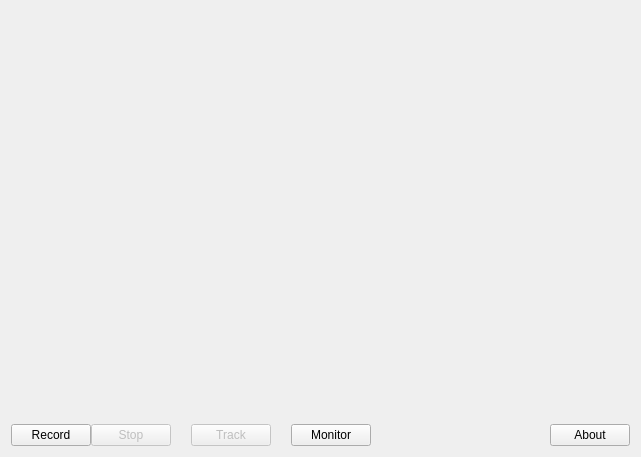
<?xml version="1.0" encoding="UTF-8"?>
<ui version="4.0">
 <class>MainWindow</class>
 <widget class="QMainWindow" name="MainWindow">
  <property name="geometry">
   <rect>
    <x>0</x>
    <y>0</y>
    <width>641</width>
    <height>457</height>
   </rect>
  </property>
  <property name="windowTitle">
   <string notr="true">&lt;&gt;&lt; Recorder (Lite)</string>
  </property>
  <property name="windowIcon">
   <iconset resource="recorder.qrc">
    <normaloff>:/img/img/fishy.svg</normaloff>:/img/img/fishy.svg</iconset>
  </property>
  <widget class="QWidget" name="centralWidget">
   <layout class="QVBoxLayout" name="verticalLayout">
    <item>
     <widget class="Recording::StatusView" name="statusView" native="true">
      <property name="autoFillBackground">
       <bool>true</bool>
      </property>
     </widget>
    </item>
    <item>
     <widget class="Recording::ErrorWidget" name="errorWidget" native="true">
      <property name="autoFillBackground">
       <bool>true</bool>
      </property>
     </widget>
    </item>
    <item>
     <widget class="Recording::ConfiguratorPane" name="configPane" native="true">
      <property name="autoFillBackground">
       <bool>true</bool>
      </property>
     </widget>
    </item>
    <item>
     <widget class="Recording::LastFilePane" name="lastFilePane" native="true">
      <property name="autoFillBackground">
       <bool>true</bool>
      </property>
     </widget>
    </item>
    <item>
     <spacer name="verticalSpacer">
      <property name="orientation">
       <enum>Qt::Vertical</enum>
      </property>
      <property name="sizeHint" stdset="0">
       <size>
        <width>20</width>
        <height>40</height>
       </size>
      </property>
     </spacer>
    </item>
    <item>
     <layout class="QGridLayout" name="gridLayout">
      <property name="spacing">
       <number>0</number>
      </property>
      <item row="0" column="5">
       <widget class="QPushButton" name="bEnableMonitor">
        <property name="sizePolicy">
         <sizepolicy hsizetype="Preferred" vsizetype="Fixed">
          <horstretch>0</horstretch>
          <verstretch>0</verstretch>
         </sizepolicy>
        </property>
        <property name="text">
         <string>Monitor</string>
        </property>
        <property name="icon">
         <iconset theme="audio-headphones" resource="recorder.qrc">
          <normaloff>:/img/img/audio-headphones.svg</normaloff>:/img/img/audio-headphones.svg</iconset>
        </property>
        <property name="checkable">
         <bool>true</bool>
        </property>
       </widget>
      </item>
      <item row="0" column="6">
       <spacer name="horizontalSpacer_2">
        <property name="orientation">
         <enum>Qt::Horizontal</enum>
        </property>
        <property name="sizeHint" stdset="0">
         <size>
          <width>40</width>
          <height>20</height>
         </size>
        </property>
       </spacer>
      </item>
      <item row="0" column="1">
       <widget class="QPushButton" name="bStop">
        <property name="enabled">
         <bool>false</bool>
        </property>
        <property name="text">
         <string>Stop</string>
        </property>
        <property name="icon">
         <iconset theme="media-playback-stop" resource="recorder.qrc">
          <normaloff>:/img/img/media-playback-stop.svg</normaloff>:/img/img/media-playback-stop.svg</iconset>
        </property>
       </widget>
      </item>
      <item row="0" column="0">
       <widget class="QPushButton" name="bEnableRecord">
        <property name="sizePolicy">
         <sizepolicy hsizetype="Preferred" vsizetype="Fixed">
          <horstretch>0</horstretch>
          <verstretch>0</verstretch>
         </sizepolicy>
        </property>
        <property name="text">
         <string>Record</string>
        </property>
        <property name="icon">
         <iconset theme="media-record" resource="recorder.qrc">
          <normaloff>:/img/img/media-record.svg</normaloff>:/img/img/media-record.svg</iconset>
        </property>
       </widget>
      </item>
      <item row="0" column="4">
       <spacer name="horizontalSpacer_3">
        <property name="orientation">
         <enum>Qt::Horizontal</enum>
        </property>
        <property name="sizeType">
         <enum>QSizePolicy::Fixed</enum>
        </property>
        <property name="sizeHint" stdset="0">
         <size>
          <width>20</width>
          <height>20</height>
         </size>
        </property>
       </spacer>
      </item>
      <item row="0" column="3">
       <widget class="QPushButton" name="bNewTrack">
        <property name="enabled">
         <bool>false</bool>
        </property>
        <property name="text">
         <string>Track</string>
        </property>
        <property name="icon">
         <iconset theme="media-playback-pause" resource="recorder.qrc">
          <normaloff>:/img/img/media-playback-pause.svg</normaloff>:/img/img/media-playback-pause.svg</iconset>
        </property>
       </widget>
      </item>
      <item row="0" column="2">
       <spacer name="horizontalSpacer">
        <property name="orientation">
         <enum>Qt::Horizontal</enum>
        </property>
        <property name="sizeType">
         <enum>QSizePolicy::Fixed</enum>
        </property>
        <property name="sizeHint" stdset="0">
         <size>
          <width>20</width>
          <height>20</height>
         </size>
        </property>
       </spacer>
      </item>
      <item row="0" column="7">
       <widget class="QPushButton" name="bAbout">
        <property name="text">
         <string>About</string>
        </property>
        <property name="icon">
         <iconset theme="help-about" resource="recorder.qrc">
          <normaloff>:/img/img/help-browser.svg</normaloff>:/img/img/help-browser.svg</iconset>
        </property>
       </widget>
      </item>
     </layout>
    </item>
   </layout>
  </widget>
 </widget>
 <layoutdefault spacing="6" margin="11"/>
 <customwidgets>
  <customwidget>
   <class>Recording::ErrorWidget</class>
   <extends>QWidget</extends>
   <header>recording/errorwidget.h</header>
   <container>1</container>
  </customwidget>
  <customwidget>
   <class>Recording::StatusView</class>
   <extends>QWidget</extends>
   <header>recording/statusview.h</header>
   <container>1</container>
  </customwidget>
  <customwidget>
   <class>Recording::ConfiguratorPane</class>
   <extends>QWidget</extends>
   <header>recording/configuratorpane.h</header>
   <container>1</container>
  </customwidget>
  <customwidget>
   <class>Recording::LastFilePane</class>
   <extends>QWidget</extends>
   <header>recording/lastfilepane.h</header>
   <container>1</container>
  </customwidget>
 </customwidgets>
 <resources>
  <include location="recorder.qrc"/>
 </resources>
 <connections/>
</ui>
